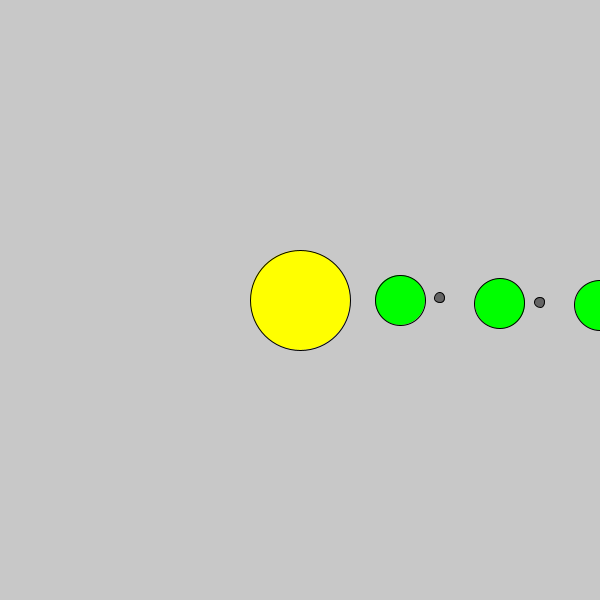
Frame 1 (no input)
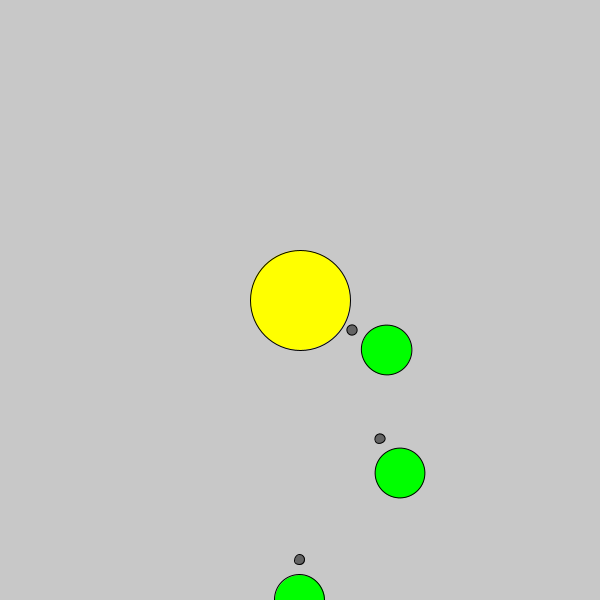
Frame 60 (the mouse pressed at the canvas centre just before this capture)
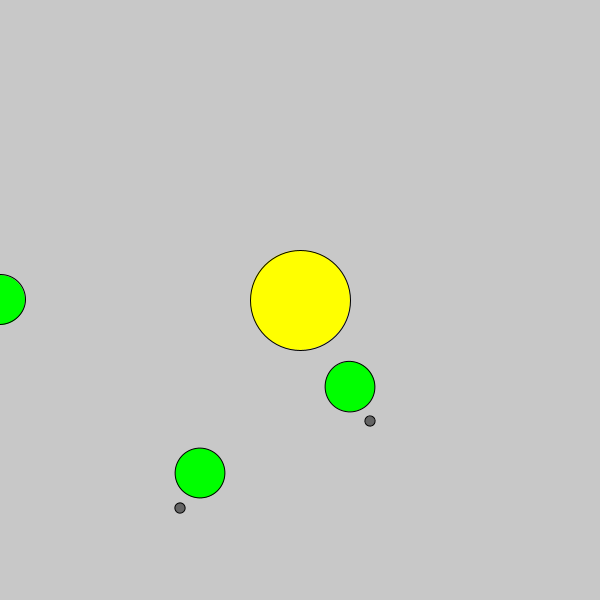
Frame 120 (the mouse held since frame 60 and released just before this capture)

The Processing sketch that drew these frames (run headless with seeded random() and noise(); from frame 60 on, the mouse is pressed at the canvas centre):

// Processing sketch: sistema_solar
// ── sistema_solar.pde
int distAlSol = 100;
int angulo1 = 1;

void setup(){
  size(600, 600);
}

void draw(){
  background(200);
  
  translate(width/2, height/2);
  fill(255,255,0);
  ellipse(0,0, 100, 100);
  
  for(int i=1; i<4; i++){
    pushMatrix();
    rotate(radians((angulo1*i)/2));
    fill(0,255,0);
    ellipse(i*distAlSol,0,50,50);
    
    pushMatrix();
    translate(i*distAlSol,0);
    rotate(radians(-angulo1*3));
    fill(100);
    ellipse(40,0,10,10);
    popMatrix();
    
    popMatrix();
  }
  
  angulo1++;
}
